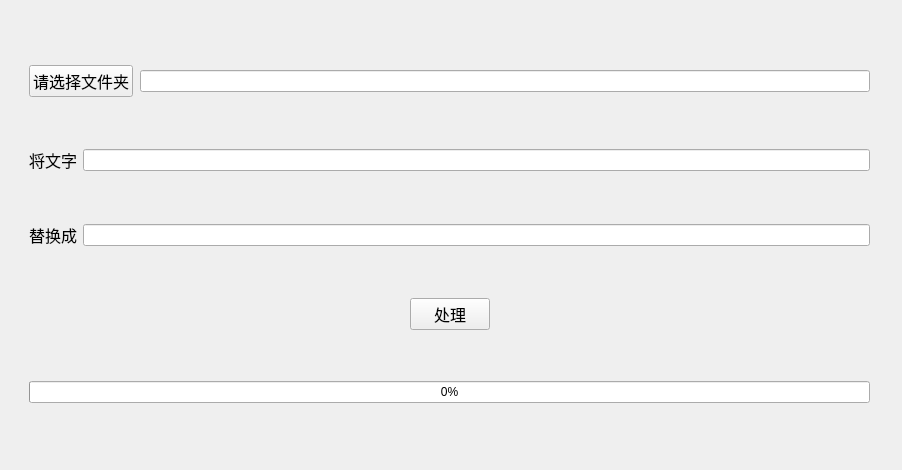
<?xml version="1.0" encoding="UTF-8"?>
<ui version="4.0">
 <class>Form</class>
 <widget class="QWidget" name="Form">
  <property name="geometry">
   <rect>
    <x>0</x>
    <y>0</y>
    <width>902</width>
    <height>470</height>
   </rect>
  </property>
  <property name="windowTitle">
   <string>批量修改文件名</string>
  </property>
  <property name="styleSheet">
   <string notr="true"/>
  </property>
  <widget class="QWidget" name="">
   <property name="geometry">
    <rect>
     <x>29</x>
     <y>20</y>
     <width>841</width>
     <height>431</height>
    </rect>
   </property>
   <layout class="QVBoxLayout" name="verticalLayout">
    <property name="sizeConstraint">
     <enum>QLayout::SetNoConstraint</enum>
    </property>
    <item>
     <layout class="QHBoxLayout" name="horizontalLayout_4" stretch="0,0">
      <property name="spacing">
       <number>7</number>
      </property>
      <property name="sizeConstraint">
       <enum>QLayout::SetMinAndMaxSize</enum>
      </property>
      <property name="topMargin">
       <number>0</number>
      </property>
      <property name="bottomMargin">
       <number>0</number>
      </property>
      <item>
       <widget class="QPushButton" name="selectDirButton">
        <property name="font">
         <font>
          <family>Arial</family>
          <pointsize>12</pointsize>
         </font>
        </property>
        <property name="text">
         <string>请选择文件夹</string>
        </property>
       </widget>
      </item>
      <item>
       <widget class="QLineEdit" name="dirPathText">
        <property name="sizePolicy">
         <sizepolicy hsizetype="Expanding" vsizetype="Fixed">
          <horstretch>0</horstretch>
          <verstretch>0</verstretch>
         </sizepolicy>
        </property>
       </widget>
      </item>
     </layout>
    </item>
    <item>
     <layout class="QHBoxLayout" name="horizontalLayout_2">
      <item>
       <widget class="QLabel" name="label">
        <property name="font">
         <font>
          <family>Arial</family>
          <pointsize>12</pointsize>
         </font>
        </property>
        <property name="text">
         <string>将文字</string>
        </property>
       </widget>
      </item>
      <item>
       <widget class="QLineEdit" name="replacedText"/>
      </item>
     </layout>
    </item>
    <item>
     <layout class="QHBoxLayout" name="horizontalLayout_3">
      <item>
       <widget class="QLabel" name="label_2">
        <property name="font">
         <font>
          <family>Arial</family>
          <pointsize>12</pointsize>
         </font>
        </property>
        <property name="text">
         <string>替换成</string>
        </property>
       </widget>
      </item>
      <item>
       <widget class="QLineEdit" name="replaceText"/>
      </item>
     </layout>
    </item>
    <item>
     <layout class="QHBoxLayout" name="horizontalLayout">
      <item>
       <spacer name="horizontalSpacer">
        <property name="orientation">
         <enum>Qt::Horizontal</enum>
        </property>
        <property name="sizeHint" stdset="0">
         <size>
          <width>40</width>
          <height>20</height>
         </size>
        </property>
       </spacer>
      </item>
      <item>
       <widget class="QPushButton" name="processButton">
        <property name="font">
         <font>
          <family>Arial</family>
          <pointsize>12</pointsize>
         </font>
        </property>
        <property name="text">
         <string>处理</string>
        </property>
       </widget>
      </item>
      <item>
       <spacer name="horizontalSpacer_2">
        <property name="orientation">
         <enum>Qt::Horizontal</enum>
        </property>
        <property name="sizeHint" stdset="0">
         <size>
          <width>40</width>
          <height>20</height>
         </size>
        </property>
       </spacer>
      </item>
     </layout>
    </item>
    <item>
     <widget class="QProgressBar" name="progressBar">
      <property name="value">
       <number>0</number>
      </property>
     </widget>
    </item>
   </layout>
  </widget>
 </widget>
 <resources/>
 <connections/>
</ui>
